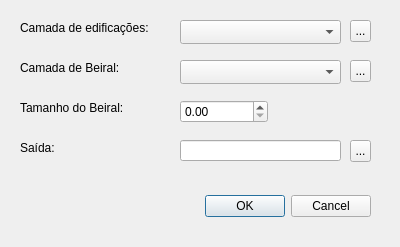
<?xml version="1.0" encoding="UTF-8"?>
<ui version="4.0">
 <class>calculobeiralDialogBase</class>
 <widget class="QDialog" name="calculobeiralDialogBase">
  <property name="geometry">
   <rect>
    <x>0</x>
    <y>0</y>
    <width>400</width>
    <height>247</height>
   </rect>
  </property>
  <property name="windowTitle">
   <string>Cálculo de Beiral</string>
  </property>
  <widget class="QDialogButtonBox" name="button_box">
   <property name="geometry">
    <rect>
     <x>30</x>
     <y>190</y>
     <width>341</width>
     <height>32</height>
    </rect>
   </property>
   <property name="orientation">
    <enum>Qt::Orientation::Horizontal</enum>
   </property>
   <property name="standardButtons">
    <set>QDialogButtonBox::StandardButton::Cancel|QDialogButtonBox::StandardButton::Ok</set>
   </property>
  </widget>
  <widget class="QLabel" name="label">
   <property name="geometry">
    <rect>
     <x>20</x>
     <y>20</y>
     <width>131</width>
     <height>16</height>
    </rect>
   </property>
   <property name="text">
    <string>Camada de edificações:</string>
   </property>
  </widget>
  <widget class="QLabel" name="label_2">
   <property name="geometry">
    <rect>
     <x>20</x>
     <y>60</y>
     <width>101</width>
     <height>16</height>
    </rect>
   </property>
   <property name="text">
    <string>Camada de Beiral:</string>
   </property>
  </widget>
  <widget class="QLabel" name="label_3">
   <property name="geometry">
    <rect>
     <x>20</x>
     <y>100</y>
     <width>111</width>
     <height>16</height>
    </rect>
   </property>
   <property name="text">
    <string>Tamanho do Beiral:</string>
   </property>
  </widget>
  <widget class="QLabel" name="label_4">
   <property name="geometry">
    <rect>
     <x>20</x>
     <y>140</y>
     <width>49</width>
     <height>16</height>
    </rect>
   </property>
   <property name="text">
    <string>Saída:</string>
   </property>
  </widget>
  <widget class="QComboBox" name="comboBox">
   <property name="geometry">
    <rect>
     <x>180</x>
     <y>20</y>
     <width>161</width>
     <height>24</height>
    </rect>
   </property>
  </widget>
  <widget class="QComboBox" name="comboBox_2">
   <property name="geometry">
    <rect>
     <x>180</x>
     <y>60</y>
     <width>161</width>
     <height>24</height>
    </rect>
   </property>
  </widget>
  <widget class="QDoubleSpinBox" name="doubleSpinBox">
   <property name="geometry">
    <rect>
     <x>180</x>
     <y>100</y>
     <width>88</width>
     <height>23</height>
    </rect>
   </property>
  </widget>
  <widget class="QLineEdit" name="lineEdit">
   <property name="geometry">
    <rect>
     <x>180</x>
     <y>140</y>
     <width>161</width>
     <height>21</height>
    </rect>
   </property>
  </widget>
  <widget class="QToolButton" name="toolButton">
   <property name="geometry">
    <rect>
     <x>350</x>
     <y>20</y>
     <width>21</width>
     <height>22</height>
    </rect>
   </property>
   <property name="text">
    <string>...</string>
   </property>
  </widget>
  <widget class="QToolButton" name="toolButton_2">
   <property name="geometry">
    <rect>
     <x>350</x>
     <y>60</y>
     <width>21</width>
     <height>22</height>
    </rect>
   </property>
   <property name="text">
    <string>...</string>
   </property>
  </widget>
  <widget class="QToolButton" name="toolButton_3">
   <property name="geometry">
    <rect>
     <x>350</x>
     <y>140</y>
     <width>21</width>
     <height>22</height>
    </rect>
   </property>
   <property name="text">
    <string>...</string>
   </property>
  </widget>
 </widget>
 <resources/>
 <connections>
  <connection>
   <sender>button_box</sender>
   <signal>accepted()</signal>
   <receiver>calculobeiralDialogBase</receiver>
   <slot>accept()</slot>
   <hints>
    <hint type="sourcelabel">
     <x>20</x>
     <y>20</y>
    </hint>
    <hint type="destinationlabel">
     <x>20</x>
     <y>20</y>
    </hint>
   </hints>
  </connection>
  <connection>
   <sender>button_box</sender>
   <signal>rejected()</signal>
   <receiver>calculobeiralDialogBase</receiver>
   <slot>reject()</slot>
   <hints>
    <hint type="sourcelabel">
     <x>20</x>
     <y>20</y>
    </hint>
    <hint type="destinationlabel">
     <x>20</x>
     <y>20</y>
    </hint>
   </hints>
  </connection>
 </connections>
</ui>
